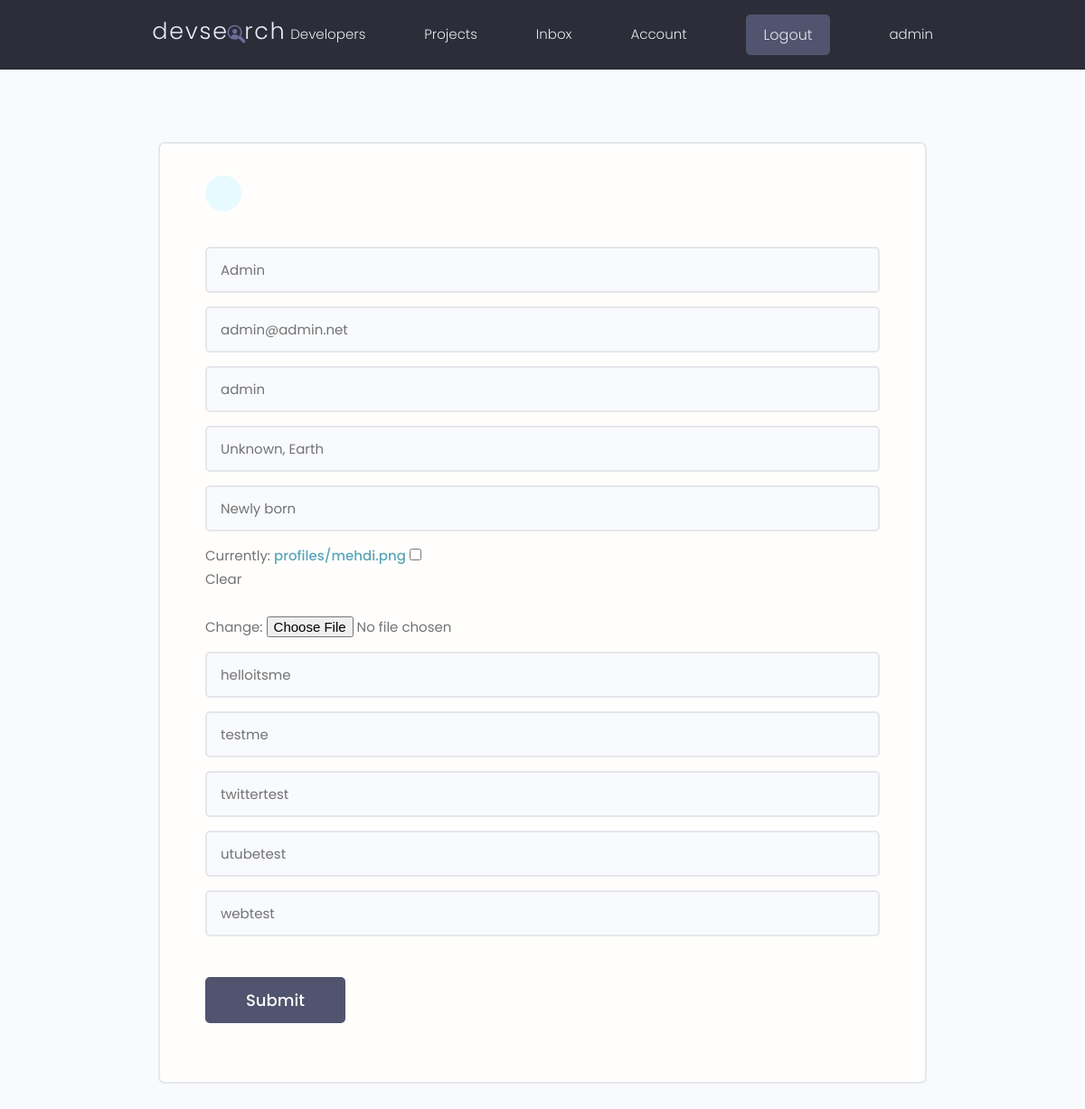
The page /edit-account/ (signed in) on the database its author committed.
### users/models.py (models this page shows, shortened)
class Profile(models.Model):
    user = models.OneToOneField(User, on_delete=models.CASCADE, blank=True, null=True)
    name = models.CharField(max_length=200, blank=True, null=True)
    email = models.EmailField(max_length=500, blank=True, null=True)
    username = models.CharField(max_length=200, blank=True, null=True)
    location = models.CharField(max_length=200, blank=True, null=True)
    short_intro = models.CharField(max_length=200, blank=True, null=True)
    bio = models.TextField(blank=True, null=True)
    profile_image = models.ImageField(
        blank=True,
        null=True,
        upload_to="profiles/",
        default="profiles/user-default.png",
    )
    social_github = models.CharField(max_length=200, blank=True, null=True)
    social_twitter = models.CharField(max_length=200, blank=True, null=True)
    social_linkedin = models.CharField(max_length=200, blank=True, null=True)
    social_youtube = models.CharField(max_length=200, blank=True, null=True)
    social_website = models.CharField(max_length=200, blank=True, null=True)
    created = models.DateTimeField(auto_now_add=True)
    id = models.UUIDField(
        default=uuid.uuid4, unique=True, primary_key=True, editable=False
    )

### users/views.py (the view)
# urls.py: path("edit-account/", views.editAccount, name="edit-account"),
@login_required(login_url="login")
def editAccount(request):
    profile = request.user.profile
    form = ProfileForm(instance=profile)
    if request.method == "POST":
        form = ProfileForm(request.POST, request.FILES, instance=profile)
        if form.is_valid():
            form.save()
            return redirect("account")
    context = {"form": form}
    return render(request, "users/profile_form.html", context)

### users/forms.py
class ProfileForm(ModelForm):
    class Meta:
        model = Profile
        fields = [
            "name",
            "email",
            "username",
            "location",
            "short_intro",
            "profile_image",
            "social_github",
            "social_linkedin",
            "social_twitter",
            "social_youtube",
            "social_website",
        ]
    def __init__(self, *args, **kwargs):
        super(ProfileForm, self).__init__(*args, **kwargs)
        for name, field in self.fields.items():
            field.widget.attrs.update({"class": "input"})

### users/templates/users/profile_form.html (shortened to what this page needs)
{% extends 'main.html' %}
{% block content %}
<main class="formPage my-xl">
    <div class="content-box">
        <div class="formWrapper">
            <a class="backButton" href="#"></a>
            <br>
            <form class="form" method="POST" action="{% url 'edit-account' %}" enctype="multipart/form-data">
                {% for field in form %}
                <div class="form__field">
                    {{field}}
                </div>
                {% endfor %}
                <input class="btn btn--sub btn--lg  my-md" type="submit" value="Submit" />
            </form>
        </div>
    </div>
</main>
{% endblock content %}

### templates/navbar.html (shortened to what this page needs)
{% load static %}
<header class="header">
    <div class="container container--narrow">
        <a href="{% url 'profiles' %}" class="header__logo">
            <img src="{% static 'images/logo.svg' %}" alt="DevSearch Logo" />
        </a>
        <nav class="header__nav">
            <ul class="header__menu">
                <li class="header__menuItem"><a href="{% url 'profiles' %}">Developers</a></li>
                <li class="header__menuItem"><a href="{% url 'projects' %}">Projects</a></li>
                {% if request.user.is_authenticated %}
                <li class="header__menuItem"><a href="{% url 'inbox' %}">Inbox</a></li>
                <li class="header__menuItem"><a href="{% url 'account' %}">Account</a></li>
                <li class="header__menuItem"><a href="{% url 'logout' %}" class="btn btn--sub">Logout</a></li>
                {% else %}
                <li class="header__menuItem"><a href="{% url 'login' %}" class="btn btn--sub">Login/Sign Up</a></li>
                {% endif %}
                <li class="header__menuItem"><a href="#">{{user.username}}</a></li>
            </ul>
        </nav>
    </div>
</header>

### static/styles/app.css (style rules this page uses)
:root { --color-sub: #2d2d39; }
.btn--sub { background-color: var(--color-sub-light); }
img { width: 100%; }
.content-box { width: 95%; max-width: 85rem; margin: 0 auto; }
.header { position: sticky; z-index: 111; background-color: var(--color-sub); padding: 1.5rem 0; }
.header > .container { display: flex; justify-content: space-between; align-items: center; }
.header__logo > img { height: 3.8rem; }
.header__nav > ul { display: inline-flex; align-items: center; list-style: none; gap: 6.5rem; }
.header__menuItem > a { color: var(--color-light); font-weight: 300; }
.backButton { background: var(--color-main-light); color: var(--color-main); width: 4rem; height: 4rem; display: flex; align-items: center; justify-content: center; border-radius: 50%; }
.formPage .formWrapper { list-style: none; background: var(--color-white); padding: 3.5rem 5rem; border: 2px solid var(--color-light); border-radius: 0.7rem; }

### static/uikit/styles/modules/_variables.css (style rules this page uses)
:root { --color-main: #5aa5b9; --color-main-light: #e6faff; --color-sub: #3f4156; --color-sub-light: #51546e; --color-sub-lighter: #ededfd; --color-text: #737373; --color-gray: #8b8b8b; --color-light: #e5e7eb; --color-light-gray: #767676; --color-bg: #f8fafd; --color-white: #fffefd; --color-white-light: #f3f3f3; --color-success: #359e64; --color-success-bg: #def8e8; --color-error: #fc4b0b; --color-error-bg: #fff2ee; --font-base: 'Poppins', arial, helvetica, 'Segoe UI', roboto, ubuntu, sans-serif; --font-monospace: 'Fira Code', 'Courier New', courier, monospace; --font-regular: 300; --font-medium: 500; --font-bold: 700; --generic-shadow: 1px 1px 5px #00000010; --generic-transition: all 0.3s ease-in-out; }

### static/uikit/styles/modules/_base.css (style rules this page uses)
* { margin: 0; padding: 0; box-sizing: border-box; text-rendering: optimizeLegibility; color: inherit; font-size: inherit; }
html { font-size: 50%; }
@media only screen and (min-width: 480px) { html { font-size: 56.25%; } }
@media only screen and (min-width: 1200px) { html { font-size: 62.5%; } }
body { line-height: 1.6; font-weight: 400; font-size: 1.5rem; color: var(--color-text); background-color: var(--color-bg); min-height: 100vh; }

### static/uikit/styles/modules/_typography.css (style rules this page uses)
* { font-family: var(--font-base); }
a { padding-bottom: 2px; text-decoration: none; display: inline-block; color: var(--color-main); font-weight: var(--font-medium); }

### static/uikit/styles/modules/_utilities.css (style rules this page uses)
.container { width: 92%; max-width: 165rem; margin: 0 auto; box-sizing: border-box; }
.container--narrow { width: 92%; max-width: 120rem; }
@media screen and (min-width: 1000px) { .container { width: 90%; } }
@media screen and (min-width: 1000px) { .container--narrow { width: 85%; } }
@media screen and (min-width: 1200px) { .container { width: 80%; } }
@media screen and (min-width: 1200px) { .container--narrow { width: 72%; } }
.my-md { margin: 3rem auto; }
.my-xl { margin: 8rem auto; }

### static/uikit/styles/modules/_button.css (style rules this page uses)
.btn { display: inline-block; position: relative; cursor: pointer; background-color: var(--color-light); font-weight: var(--font-medium); color: var(--color-sub); text-decoration: none; padding: 1rem 2rem; border-radius: 0.5rem; border: none; width: -webkit-fit-content; width: -moz-fit-content; width: fit-content; height: -webkit-fit-content; height: -moz-fit-content; height: fit-content; font-size: 1.6rem; outline-width: 0; outline-color: transparent; -webkit-backface-visibility: hidden; backface-visibility: hidden; transition: all 0.3s ease-in-out; }
.btn--sub { background-color: var(--color-sub); color: var(--color-white); }
.btn--lg { font-size: 1.8rem; padding: 1.2rem 4.5rem; }

### static/uikit/styles/modules/_form.css (style rules this page uses)
.form { display: block; }
.form__field { margin-top: 1.5rem; margin-bottom: 1.5rem; }
.form__label, .form__field > label { display: block; margin-bottom: 0.5rem; color: var(--color-text); }
input.input[type='text'], input.input[type='email'], input.input[type='password'], input.input[type='number'], textarea.input { min-width: 24rem; width: 100%; padding: 1.2rem 1.5rem; border-radius: 0.5rem; border: 2px solid var(--color-light); transition: all 0.3s ease-in-out; background-color: var(--color-bg); }

### rows shown on the page
Profile: form "Admin" "admin@admin.net" "admin" "Unknown, Earth" "Newly born" "helloitsme" "testme" "twittertest" "utubetest" "webtest"

### other values the page prints
{{ user.username }} "admin"
